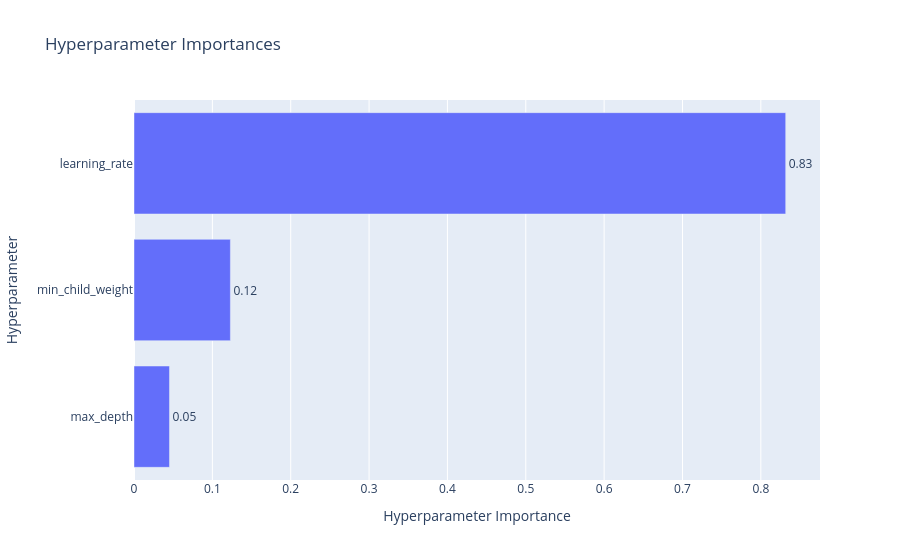

Notebook cell for this chart:
### Code cell
optuna.visualization.plot_param_importances(optuna_study)

### Figure 1 — Plotly figure (JSON) as saved in the notebook; plotly's stock layout.template omitted (floating-point values rounded to 4 significant figures)
{"data": [{"cliponaxis": false, "hovertemplate": ["max_depth (IntDistribution): 0.04526501930455459<extra></extra>", "min_child_weight (IntDistribution): 0.12300773377284922<extra></extra>", "learning_rate (FloatDistribution): 0.8317272469225963<extra></extra>"], "name": "Objective Value", "orientation": "h", "text": ["0.05", "0.12", "0.83"], "textposition": "outside", "type": "bar", "x": [0.04527, 0.123, 0.8317], "y": ["max_depth", "min_child_weight", "learning_rate"]}], "layout": {"title": {"text": "Hyperparameter Importances"}, "xaxis": {"title": {"text": "Hyperparameter Importance"}}, "yaxis": {"title": {"text": "Hyperparameter"}}}}
